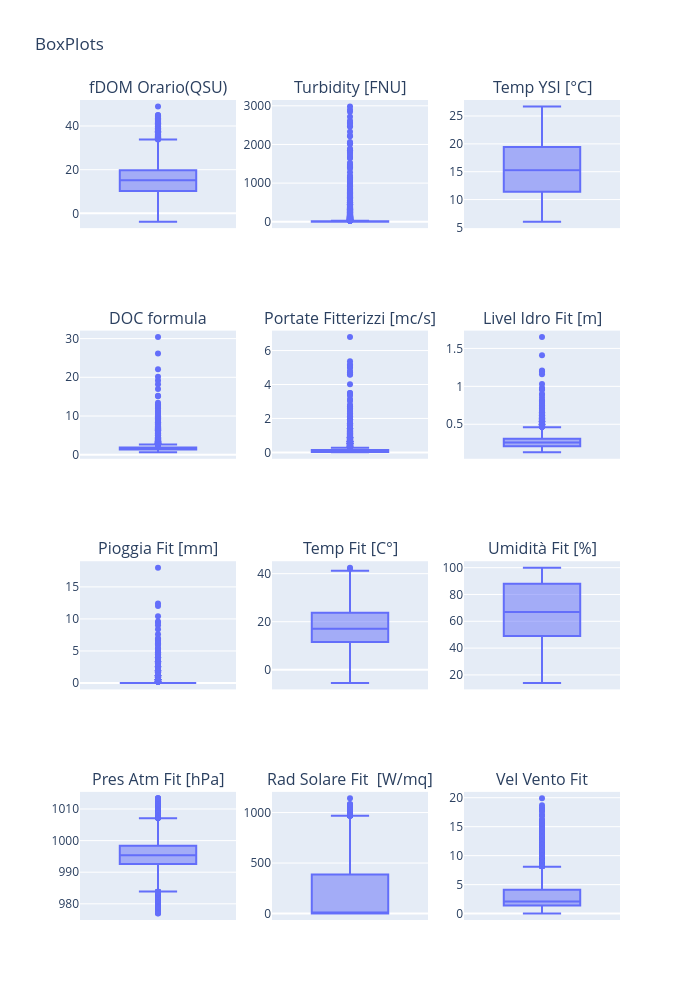

Source (notebook cell):
### Markdown cell above
check outliers and try to predict DOC without outliers

### Code cell
boxplot(loader.data, loader.data.columns[3:])

### Figure 1 — Plotly figure (JSON) as saved in the notebook; plotly's stock layout.template omitted (floating-point values rounded to 4 significant figures; data arrays with more than 128 entries replaced by an {"elided": "..."} marker saying what was removed)
{"data": [{"alignmentgroup": "True", "hovertemplate": "fDOM Orario(QSU)=%{y}<extra></extra>", "legendgroup": "", "marker": {"color": "#636efa"}, "name": "", "notched": false, "offsetgroup": "", "orientation": "v", "showlegend": false, "type": "box", "x0": " ", "xaxis": "x", "y": {"elided": "7090 float values"}, "y0": " ", "yaxis": "y"}, {"alignmentgroup": "True", "hovertemplate": "Turbidity [FNU]=%{y}<extra></extra>", "legendgroup": "", "marker": {"color": "#636efa"}, "name": "", "notched": false, "offsetgroup": "", "orientation": "v", "showlegend": false, "type": "box", "x0": " ", "xaxis": "x2", "y": {"elided": "7090 float values"}, "y0": " ", "yaxis": "y2"}, {"alignmentgroup": "True", "hovertemplate": "Temp YSI [°C]=%{y}<extra></extra>", "legendgroup": "", "marker": {"color": "#636efa"}, "name": "", "notched": false, "offsetgroup": "", "orientation": "v", "showlegend": false, "type": "box", "x0": " ", "xaxis": "x3", "y": {"elided": "7090 float values"}, "y0": " ", "yaxis": "y3"}, {"alignmentgroup": "True", "hovertemplate": "DOC formula=%{y}<extra></extra>", "legendgroup": "", "marker": {"color": "#636efa"}, "name": "", "notched": false, "offsetgroup": "", "orientation": "v", "showlegend": false, "type": "box", "x0": " ", "xaxis": "x4", "y": {"elided": "7090 float values"}, "y0": " ", "yaxis": "y4"}, {"alignmentgroup": "True", "hovertemplate": "Portate Fitterizzi [mc/s]=%{y}<extra></extra>", "legendgroup": "", "marker": {"color": "#636efa"}, "name": "", "notched": false, "offsetgroup": "", "orientation": "v", "showlegend": false, "type": "box", "x0": " ", "xaxis": "x5", "y": {"elided": "7090 float values"}, "y0": " ", "yaxis": "y5"}, {"alignmentgroup": "True", "hovertemplate": "Livel Idro Fit [m]=%{y}<extra></extra>", "legendgroup": "", "marker": {"color": "#636efa"}, "name": "", "notched": false, "offsetgroup": "", "orientation": "v", "showlegend": false, "type": "box", "x0": " ", "xaxis": "x6", "y": {"elided": "7090 float values"}, "y0": " ", "yaxis": "y6"}, {"alignmentgroup": "True", "hovertemplate": "Pioggia Fit [mm]=%{y}<extra></extra>", "legendgroup": "", "marker": {"color": "#636efa"}, "name": "", "notched": false, "offsetgroup": "", "orientation": "v", "showlegend": false, "type": "box", "x0": " ", "xaxis": "x7", "y": {"elided": "7090 float values"}, "y0": " ", "yaxis": "y7"}, {"alignmentgroup": "True", "hovertemplate": "Temp Fit [C°]=%{y}<extra></extra>", "legendgroup": "", "marker": {"color": "#636efa"}, "name": "", "notched": false, "offsetgroup": "", "orientation": "v", "showlegend": false, "type": "box", "x0": " ", "xaxis": "x8", "y": {"elided": "7090 float values"}, "y0": " ", "yaxis": "y8"}, {"alignmentgroup": "True", "hovertemplate": "Umidità Fit [%]=%{y}<extra></extra>", "legendgroup": "", "marker": {"color": "#636efa"}, "name": "", "notched": false, "offsetgroup": "", "orientation": "v", "showlegend": false, "type": "box", "x0": " ", "xaxis": "x9", "y": {"elided": "7090 int values"}, "y0": " ", "yaxis": "y9"}, {"alignmentgroup": "True", "hovertemplate": "Pres Atm Fit [hPa]=%{y}<extra></extra>", "legendgroup": "", "marker": {"color": "#636efa"}, "name": "", "notched": false, "offsetgroup": "", "orientation": "v", "showlegend": false, "type": "box", "x0": " ", "xaxis": "x10", "y": {"elided": "7090 float values"}, "y0": " ", "yaxis": "y10"}, {"alignmentgroup": "True", "hovertemplate": "Rad Solare Fit  [W/mq]=%{y}<extra></extra>", "legendgroup": "", "marker": {"color": "#636efa"}, "name": "", "notched": false, "offsetgroup": "", "orientation": "v", "showlegend": false, "type": "box", "x0": " ", "xaxis": "x11", "y": {"elided": "7090 float values"}, "y0": " ", "yaxis": "y11"}, {"alignmentgroup": "True", "hovertemplate": "Vel Vento Fit=%{y}<extra></extra>", "legendgroup": "", "marker": {"color": "#636efa"}, "name": "", "notched": false, "offsetgroup": "", "orientation": "v", "showlegend": false, "type": "box", "x0": " ", "xaxis": "x12", "y": {"elided": "7090 float values"}, "y0": " ", "yaxis": "y12"}], "layout": {"annotations": [{"font": {"size": 16}, "showarrow": false, "text": "fDOM Orario(QSU)", "x": 0.1444, "xanchor": "center", "xref": "paper", "y": 1, "yanchor": "bottom", "yref": "paper"}, {"font": {"size": 16}, "showarrow": false, "text": "Turbidity [FNU]", "x": 0.5, "xanchor": "center", "xref": "paper", "y": 1, "yanchor": "bottom", "yref": "paper"}, {"font": {"size": 16}, "showarrow": false, "text": "Temp YSI [°C]", "x": 0.8556, "xanchor": "center", "xref": "paper", "y": 1, "yanchor": "bottom", "yref": "paper"}, {"font": {"size": 16}, "showarrow": false, "text": "DOC formula", "x": 0.1444, "xanchor": "center", "xref": "paper", "y": 0.7188, "yanchor": "bottom", "yref": "paper"}, {"font": {"size": 16}, "showarrow": false, "text": "Portate Fitterizzi [mc/s]", "x": 0.5, "xanchor": "center", "xref": "paper", "y": 0.7188, "yanchor": "bottom", "yref": "paper"}, {"font": {"size": 16}, "showarrow": false, "text": "Livel Idro Fit [m]", "x": 0.8556, "xanchor": "center", "xref": "paper", "y": 0.7188, "yanchor": "bottom", "yref": "paper"}, {"font": {"size": 16}, "showarrow": false, "text": "Pioggia Fit [mm]", "x": 0.1444, "xanchor": "center", "xref": "paper", "y": 0.4375, "yanchor": "bottom", "yref": "paper"}, {"font": {"size": 16}, "showarrow": false, "text": "Temp Fit [C°]", "x": 0.5, "xanchor": "center", "xref": "paper", "y": 0.4375, "yanchor": "bottom", "yref": "paper"}, {"font": {"size": 16}, "showarrow": false, "text": "Umidità Fit [%]", "x": 0.8556, "xanchor": "center", "xref": "paper", "y": 0.4375, "yanchor": "bottom", "yref": "paper"}, {"font": {"size": 16}, "showarrow": false, "text": "Pres Atm Fit [hPa]", "x": 0.1444, "xanchor": "center", "xref": "paper", "y": 0.1562, "yanchor": "bottom", "yref": "paper"}, {"font": {"size": 16}, "showarrow": false, "text": "Rad Solare Fit  [W/mq]", "x": 0.5, "xanchor": "center", "xref": "paper", "y": 0.1562, "yanchor": "bottom", "yref": "paper"}, {"font": {"size": 16}, "showarrow": false, "text": "Vel Vento Fit", "x": 0.8556, "xanchor": "center", "xref": "paper", "y": 0.1562, "yanchor": "bottom", "yref": "paper"}], "height": 1000, "title": {"text": "BoxPlots"}, "width": 700, "xaxis": {"anchor": "y", "autorange": true, "domain": [0, 0.2889], "range": [-0.5, 0.5], "type": "category"}, "xaxis10": {"anchor": "y10", "autorange": true, "domain": [0, 0.2889], "range": [-0.5, 0.5], "type": "category"}, "xaxis11": {"anchor": "y11", "autorange": true, "domain": [0.3556, 0.6444], "range": [-0.5, 0.5], "type": "category"}, "xaxis12": {"anchor": "y12", "autorange": true, "domain": [0.7111, 1], "range": [-0.5, 0.5], "type": "category"}, "xaxis2": {"anchor": "y2", "autorange": true, "domain": [0.3556, 0.6444], "range": [-0.5, 0.5], "type": "category"}, "xaxis3": {"anchor": "y3", "autorange": true, "domain": [0.7111, 1], "range": [-0.5, 0.5], "type": "category"}, "xaxis4": {"anchor": "y4", "autorange": true, "domain": [0, 0.2889], "range": [-0.5, 0.5], "type": "category"}, "xaxis5": {"anchor": "y5", "autorange": true, "domain": [0.3556, 0.6444], "range": [-0.5, 0.5], "type": "category"}, "xaxis6": {"anchor": "y6", "autorange": true, "domain": [0.7111, 1], "range": [-0.5, 0.5], "type": "category"}, "xaxis7": {"anchor": "y7", "autorange": true, "domain": [0, 0.2889], "range": [-0.5, 0.5], "type": "category"}, "xaxis8": {"anchor": "y8", "autorange": true, "domain": [0.3556, 0.6444], "range": [-0.5, 0.5], "type": "category"}, "xaxis9": {"anchor": "y9", "autorange": true, "domain": [0.7111, 1], "range": [-0.5, 0.5], "type": "category"}, "yaxis": {"anchor": "x", "autorange": true, "domain": [0.8438, 1], "range": [-6.778, 51.92], "type": "linear"}, "yaxis10": {"anchor": "x10", "autorange": true, "domain": [0, 0.1562], "range": [974.9, 1015.0], "type": "linear"}, "yaxis11": {"anchor": "x11", "autorange": true, "domain": [0, 0.1562], "range": [-63.39, 1204.0], "type": "linear"}, "yaxis12": {"anchor": "x12", "autorange": true, "domain": [0, 0.1562], "range": [-1.106, 21.01], "type": "linear"}, "yaxis2": {"anchor": "x2", "autorange": true, "domain": [0.8438, 1], "range": [-164.8, 3151.0], "type": "linear"}, "yaxis3": {"anchor": "x3", "autorange": true, "domain": [0.8438, 1], "range": [4.87, 27.88], "type": "linear"}, "yaxis4": {"anchor": "x4", "autorange": true, "domain": [0.5625, 0.7188], "range": [-1.053, 32.06], "type": "linear"}, "yaxis5": {"anchor": "x5", "autorange": true, "domain": [0.5625, 0.7188], "range": [-0.375, 7.173], "type": "linear"}, "yaxis6": {"anchor": "x6", "autorange": true, "domain": [0.5625, 0.7188], "range": [0.04556, 1.734], "type": "linear"}, "yaxis7": {"anchor": "x7", "autorange": true, "domain": [0.2812, 0.4375], "range": [-1, 19], "type": "linear"}, "yaxis8": {"anchor": "x8", "autorange": true, "domain": [0.2812, 0.4375], "range": [-8.167, 45.17], "type": "linear"}, "yaxis9": {"anchor": "x9", "autorange": true, "domain": [0.2812, 0.4375], "range": [9.222, 104.8], "type": "linear"}}}
